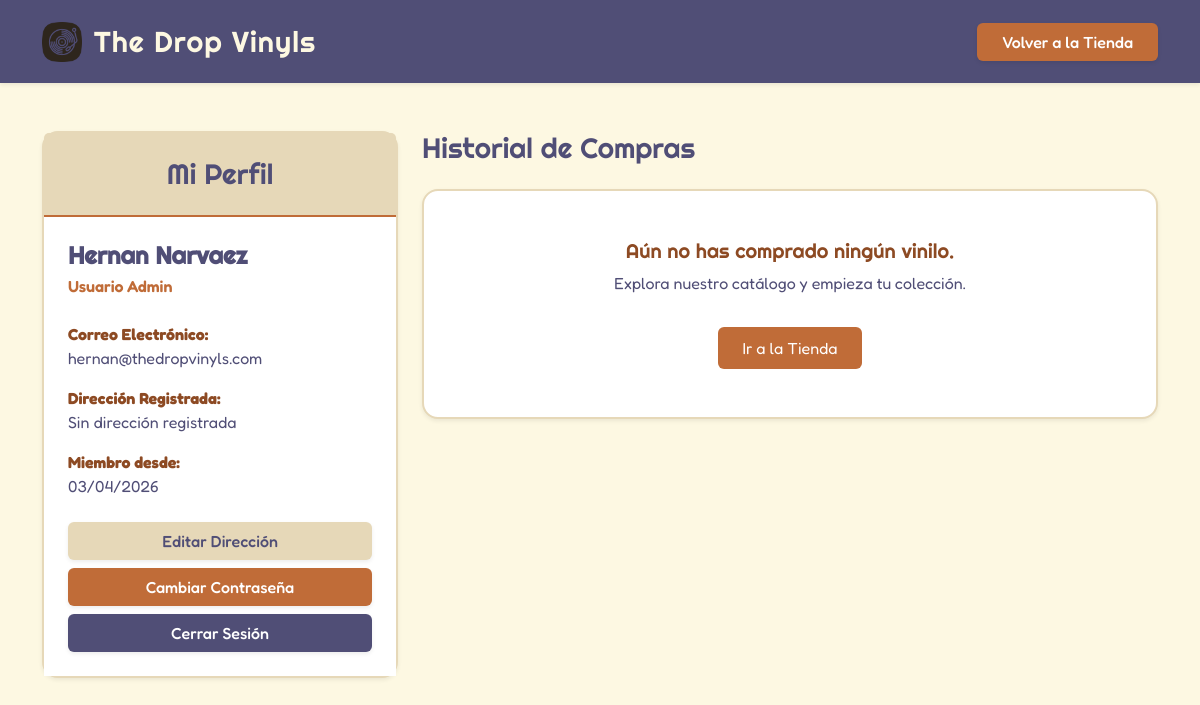
The page /Usuarios/perfil/perfil.php (signed in) on the database its author committed.
### tables this page shows
CREATE TABLE `usuarios` (
  `id` int(11) NOT NULL,
  `nombre` varchar(50) NOT NULL,
  `apellido` varchar(50) NOT NULL,
  `correo` varchar(100) NOT NULL,
  `direccion` varchar(255) DEFAULT NULL,
  `contrasena` varchar(255) NOT NULL,
  `rol` enum('admin','cliente') DEFAULT 'cliente',
  `fecha_registro` timestamp NOT NULL DEFAULT current_timestamp()
);

### Usuarios/perfil/perfil.php (the view, shortened to what this page needs)
<?php
$host = "localhost"; $user = "root"; $pass = ""; $db = "the_drop_vinyls";
$conn = new mysqli($host, $user, $pass, $db);
$id_usuario = $_SESSION['usuario_id'];
$stmt_user = $conn->prepare("SELECT nombre, apellido, correo, rol, fecha_registro, direccion FROM usuarios WHERE id = ?");
$stmt_user->bind_param("i", $id_usuario);
$stmt_user->execute();
$datos_usuario = $stmt_user->get_result()->fetch_assoc();
$stmt_facturas = $conn->prepare("SELECT id, precio_final, fecha_emision FROM facturas WHERE id_usuario = ? ORDER BY fecha_emision DESC");
$stmt_facturas->bind_param("i", $id_usuario);
$stmt_facturas->execute();
$resultado_facturas = $stmt_facturas->get_result();
?>
<!DOCTYPE html>
<html lang="es">
<head>
    <link href="https://cdn.jsdelivr.net/npm/bootstrap@5.3.2/dist/css/bootstrap.min.css" rel="stylesheet">
</head>
<body style="background-color: #FDF8E2; font-family: 'Fredoka', sans-serif; color: #504E76;">
<nav class="navbar navbar-expand-lg shadow-sm" style="background-color: #504E76; padding: 15px 0;">
    <div class="container">
        <a class="navbar-brand d-flex align-items-center" href="index.php" style="font-family: 'Righteous', sans-serif; color: #FDF8E2; font-size: 1.8rem; letter-spacing: 1px;">
            <img src="../assets/LOGO.png" alt="Logo The Drop Vinyls" style="height: 40px; margin-right: 12px; object-fit: contain;">
            The Drop Vinyls
        </a>
        <div class="collapse navbar-collapse" id="navbarContenido">
            <ul class="navbar-nav ms-auto mb-2 mb-lg-0 align-items-center">
                <li class="nav-item">
                    <a class="btn text-white fw-medium shadow-sm px-4" href="../index.php" style="background-color: #C06C38;" onmouseover="this.style.backgroundColor='#8D4A23'" onmouseout="this.style.backgroundColor='#C06C38'">Volver a la Tienda</a>
                </li>
            </ul>
        </div>
    </div>
</nav>
<div class="container my-5">
    <div class="row">
        <div class="col-lg-4 mb-4">
            <div class="card shadow-sm border-0 rounded-4" style="border: 2px solid #E6D8B8 !important;">
                <div class="card-header text-center p-4" style="background-color: #E6D8B8; border-bottom: 2px solid #C06C38 !important;">
                    <h3 class="m-0" style="font-family: 'Righteous', sans-serif; color: #504E76;">Mi Perfil</h3>
                </div>
                <div class="card-body p-4 bg-white">
                    <h5 class="fw-bold mb-1" style="color: #504E76; font-family: 'Righteous', sans-serif; font-size: 1.5rem;">
                        <?php echo htmlspecialchars($datos_usuario['nombre'] . ' ' . $datos_usuario['apellido']); ?>
                    </h5>
                    <p class="mb-4" style="color: #C06C38; font-weight: 600;">
                        Usuario <?php echo ucfirst(htmlspecialchars($datos_usuario['rol'])); ?>
                    </p>
                    <div class="mb-3">
                     <span class="d-block fw-bold" style="color: #8D4A23;">Correo Electrónico:</span>
                     <span style="color: #504E76;"><?php echo htmlspecialchars($datos_usuario['correo']); ?></span>
                 </div>
                 <div class="mb-3">
                     <span class="d-block fw-bold" style="color: #8D4A23;">Dirección Registrada:</span>
                     <span style="color: #504E76;"><?php echo htmlspecialchars($datos_usuario['direccion'] ?? 'Sin dirección registrada'); ?></span>
                 </div>
                    <div class="mb-4">
                        <span class="d-block fw-bold" style="color: #8D4A23;">Miembro desde:</span>
                        <span style="color: #504E76;"><?php echo date("d/m/Y", strtotime($datos_usuario['fecha_registro'])); ?></span>
                    </div>
                    <div class="d-grid gap-2">
                        <button class="btn fw-medium shadow-sm" style="background-color: #E6D8B8; color: #504E76;" data-bs-toggle="modal" data-bs-target="#modalDatos">Editar Dirección</button>
                        <button class="btn fw-medium text-white shadow-sm" style="background-color: #C06C38;" data-bs-toggle="modal" data-bs-target="#modalPass">Cambiar Contraseña</button>
                        <a href="../../login.php" class="btn fw-medium text-white shadow-sm" style="background-color: #504E76;">Cerrar Sesión</a>
                    </div>
                </div>
            </div>
        </div>
        <div class="col-lg-8">
            <h3 class="mb-4" style="font-family: 'Righteous', sans-serif; color: #504E76;">Historial de Compras</h3>
            <?php if ($resultado_facturas->num_rows > 0): ?>
                <div class="accordion shadow-sm" id="accordionCompras" style="border: 2px solid #E6D8B8; border-radius: 10px; overflow: hidden;">
                    <?php while($factura = $resultado_facturas->fetch_assoc()): ?>
                        <div class="accordion-item border-0 border-bottom" style="border-color: #E6D8B8 !important;">
                            <h2 class="accordion-header" id="heading<?php echo $factura['id']; ?>">
                                <button class="accordion-button collapsed fw-medium" type="button" data-bs-toggle="collapse" data-bs-target="#collapse<?php echo $factura['id']; ?>" aria-expanded="false" aria-controls="collapse<?php echo $factura['id']; ?>" style="background-color: white; color: #504E76; box-shadow: none;">
                                    Factura #00<?php echo $factura['id']; ?> - <span class="mx-2" style="color: #8D4A23;"><?php echo date("d/m/Y", strtotime($factura['fecha_emision'])); ?></span> - <span class="ms-auto fw-bold" style="color: #C06C38;">$<?php echo number_format($factura['precio_final'], 2); ?></span>
                                </button>
                            </h2>
                            <div id="collapse<?php echo $factura['id']; ?>" class="accordion-collapse collapse" aria-labelledby="heading<?php echo $factura['id']; ?>" data-bs-parent="#accordionCompras">
                                <div class="accordion-body" style="background-color: #FDF8E2;">
                                    <ul class="list-group list-group-flush rounded border" style="border-color: #E6D8B8 !important;">
                                        <?php
                                            $stmt_items = $conn->prepare("SELECT p.nombre_producto, p.artista, fd.cantidad, fd.precio_unitario FROM factura_detalles fd JOIN productos p ON fd.id_producto = p.id WHERE fd.id_factura = ?");
                                            $stmt_items->bind_param("i", $factura['id']);
                                            $stmt_items->execute();
                                            $items = $stmt_items->get_result();
                                            while($item = $items->fetch_assoc()):
                                        ?>
                                            <li class="list-group-item d-flex justify-content-between align-items-center" style="background-color: white; color: #504E76;">
                                                <div>
                                                    <span class="fw-bold"><?php echo htmlspecialchars($item['nombre_producto']); ?></span><br>
                                                    <small style="color: #8D4A23;"><?php echo htmlspecialchars($item['artista']); ?></small>
                                                </div>
                                                <div class="text-end">
                                                    <span class="badge rounded-pill" style="background-color: #E6D8B8; color: #504E76;">x<?php echo $item['cantidad']; ?></span>
                                                    <span class="ms-2 fw-medium" style="color: #C06C38;">$<?php echo number_format($item['precio_unitario'], 2); ?></span>
                                                </div>
                                            </li>
                                        <?php endwhile; $stmt_items->close(); ?>
                                    </ul>
                                </div>
                            </div>
                        </div>
                    <?php endwhile; ?>
                </div>
            <?php else: ?>
                <div class="card bg-white border-0 shadow-sm p-5 text-center rounded-4" style="border: 2px solid #E6D8B8 !important;">
                    <h5 style="color: #8D4A23; font-family: 'Righteous', sans-serif;">Aún no has comprado ningún vinilo.</h5>
                    <p style="color: #504E76;">Explora nuestro catálogo y empieza tu colección.</p>
                    <a href="index.php" class="btn text-white mt-3 mx-auto px-4 py-2" style="background-color: #C06C38; max-width: 200px;" onmouseover="this.style.backgroundColor='#8D4A23'" onmouseout="this.style.backgroundColor='#C06C38'">Ir a la Tienda</a>
                </div>
            <?php endif; ?>
        </div>
    </div>
</div>
</body>
</html>

### rows shown on the page
usuarios: nombre+apellido "Hernan Narvaez", rol "Admin", correo "hernan@thedropvinyls.com", direccion "Sin dirección registrada", fecha_registro "03/04/2026"
